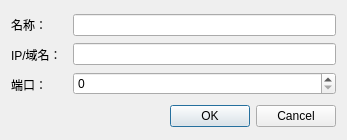
<?xml version="1.0" encoding="UTF-8"?>
<ui version="4.0">
 <class>DetailDialog</class>
 <widget class="QDialog" name="DetailDialog">
  <property name="geometry">
   <rect>
    <x>0</x>
    <y>0</y>
    <width>347</width>
    <height>140</height>
   </rect>
  </property>
  <property name="minimumSize">
   <size>
    <width>347</width>
    <height>140</height>
   </size>
  </property>
  <property name="maximumSize">
   <size>
    <width>347</width>
    <height>140</height>
   </size>
  </property>
  <property name="windowTitle">
   <string>Dialog</string>
  </property>
  <property name="windowIcon">
   <iconset resource="main.qrc">
    <normaloff>:/main/resource/favicon/FoxNAS.png</normaloff>:/main/resource/favicon/FoxNAS.png</iconset>
  </property>
  <layout class="QVBoxLayout" name="verticalLayout_3">
   <item>
    <layout class="QHBoxLayout" name="horizontalLayout">
     <item>
      <layout class="QVBoxLayout" name="verticalLayout">
       <item>
        <widget class="QLabel" name="label_3">
         <property name="minimumSize">
          <size>
           <width>56</width>
           <height>24</height>
          </size>
         </property>
         <property name="text">
          <string>名称：</string>
         </property>
        </widget>
       </item>
       <item>
        <widget class="QLabel" name="label">
         <property name="minimumSize">
          <size>
           <width>56</width>
           <height>24</height>
          </size>
         </property>
         <property name="text">
          <string>IP/域名：</string>
         </property>
        </widget>
       </item>
       <item>
        <widget class="QLabel" name="label_2">
         <property name="minimumSize">
          <size>
           <width>56</width>
           <height>24</height>
          </size>
         </property>
         <property name="text">
          <string>端口：</string>
         </property>
        </widget>
       </item>
      </layout>
     </item>
     <item>
      <layout class="QVBoxLayout" name="verticalLayout_2">
       <item>
        <widget class="QLineEdit" name="lineEditName"/>
       </item>
       <item>
        <widget class="QLineEdit" name="lineEditIP"/>
       </item>
       <item>
        <widget class="QSpinBox" name="spinBox">
         <property name="maximum">
          <number>65535</number>
         </property>
        </widget>
       </item>
      </layout>
     </item>
    </layout>
   </item>
   <item>
    <widget class="QDialogButtonBox" name="buttonBox">
     <property name="standardButtons">
      <set>QDialogButtonBox::StandardButton::Cancel|QDialogButtonBox::StandardButton::Ok</set>
     </property>
    </widget>
   </item>
  </layout>
 </widget>
 <resources>
  <include location="main.qrc"/>
 </resources>
 <connections>
  <connection>
   <sender>buttonBox</sender>
   <signal>accepted()</signal>
   <receiver>DetailDialog</receiver>
   <slot>accept()</slot>
   <hints>
    <hint type="sourcelabel">
     <x>237</x>
     <y>122</y>
    </hint>
    <hint type="destinationlabel">
     <x>218</x>
     <y>240</y>
    </hint>
   </hints>
  </connection>
  <connection>
   <sender>buttonBox</sender>
   <signal>rejected()</signal>
   <receiver>DetailDialog</receiver>
   <slot>reject()</slot>
   <hints>
    <hint type="sourcelabel">
     <x>307</x>
     <y>125</y>
    </hint>
    <hint type="destinationlabel">
     <x>320</x>
     <y>402</y>
    </hint>
   </hints>
  </connection>
 </connections>
</ui>
